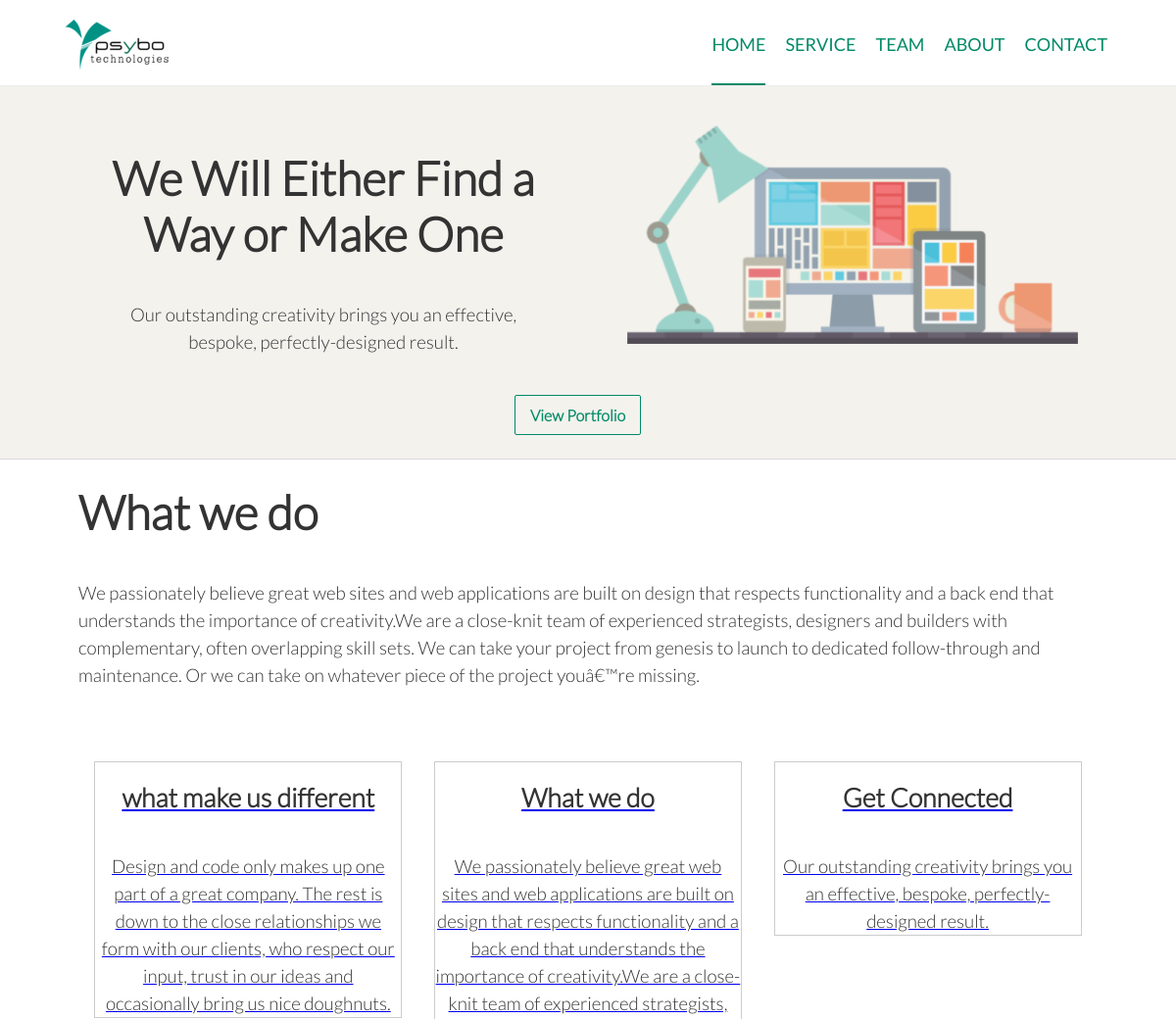
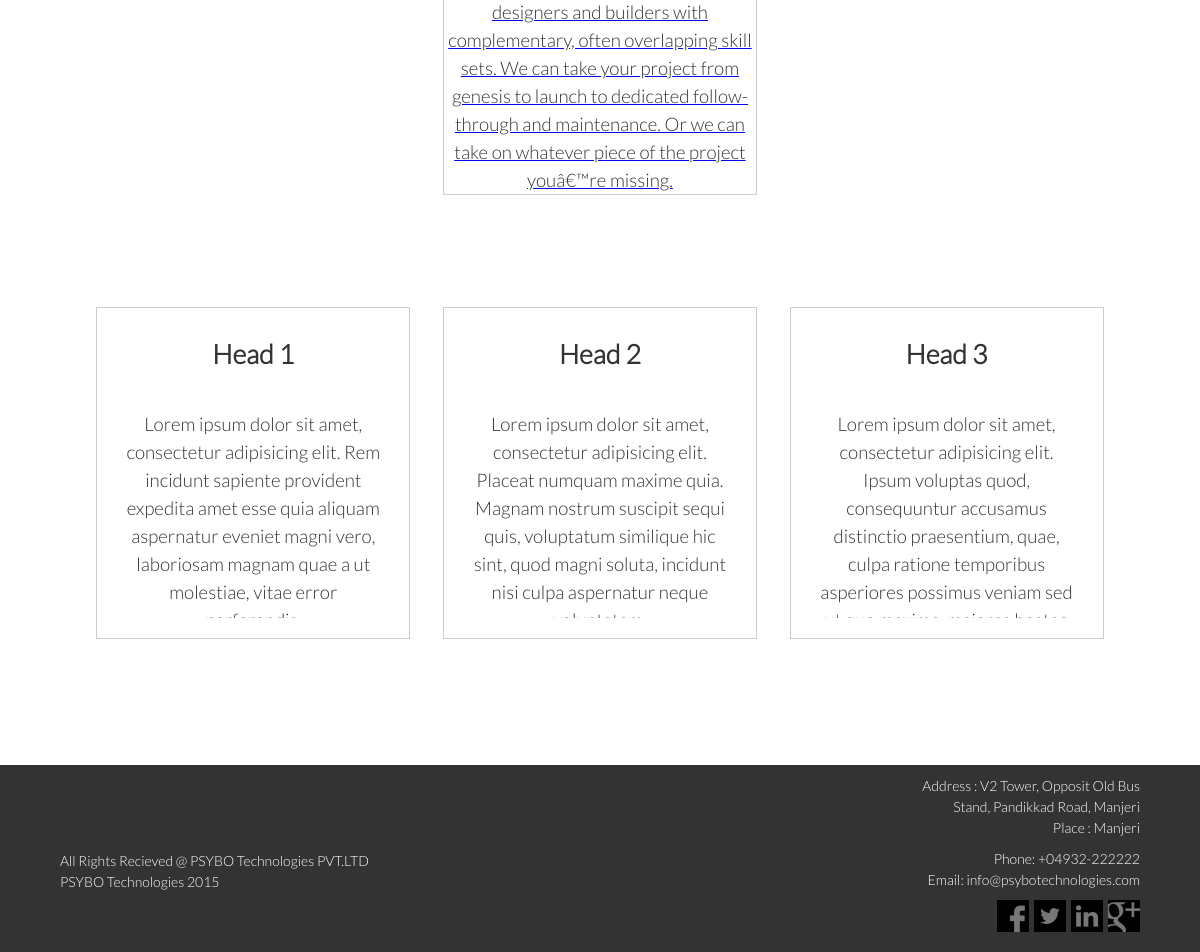
The page / on the database its author committed (2 pictures, top to bottom).
### tables this page shows
CREATE TABLE `headings` (
  `id` int(11) NOT NULL AUTO_INCREMENT,
  `name` varchar(45) NOT NULL,
  `title` varchar(100) DEFAULT NULL,
  `description` varchar(500) DEFAULT NULL,
  `secDescription` varchar(500) DEFAULT NULL,
  PRIMARY KEY (`id`)
);

CREATE TABLE `subHeadings` (
  `id` int(11) NOT NULL AUTO_INCREMENT,
  `name` varchar(45) NOT NULL,
  `title` varchar(100) DEFAULT NULL,
  `description` varchar(500) DEFAULT NULL,
  `files_id` int(11) NOT NULL,
  `link` varchar(55) DEFAULT NULL,
  PRIMARY KEY (`id`),
  KEY `fk_service_files1_idx` (`files_id`),
  CONSTRAINT `fk_service_files1` FOREIGN KEY (`files_id`) REFERENCES `files` (`id`) ON DELETE NO ACTION ON UPDATE NO ACTION
);

### Database.php (called while the page is built, shortened)
<?php
class Database
{
	private $host='';
	private $user='';
	private $password='';
	private $database='';
	private $condb="";
	function __construct($host,$user,$password,$database)
	{
		$this->host=$host;
		$this->user=$user;
		$this->password=$password;
		$this->database=$database;
	}
	public function connect()
	{
		$this->condb = new mysqli($this->host,$this->user,$this->password,$this->database);
	}
	public function select($table,$fields,$where)
	{
		$fields=implode(',',$fields);
		$select="SELECT ";
		if ($fields==null)
		{
			$select.="* FROM ".$table;
		}
		else
		{
			$select.=$fields." FROM ".$table;
		}
		if($where != null)
		{
			$select.=" WHERE ".$where[0]." = ";
			if (is_string($where[1]))
				$select.="'".$where[1]."'";
			else
				$select.=$where[1];
		}
		$query=mysqli_query($this->condb,$select);
		$recset = array();
		while ($rec=mysqli_fetch_array($query))
			array_push($recset, $rec);
		return $recset;
	}
}
?>

### index.php (the view, shortened to what this page needs)
<?php
	include_once 'Database.php';
	$objdb = new Database('localhost', 'root', 'asd', 'psybo-db');
	$result = $objdb->select('headings',array(),array('name', 'home'));
	$resultWedo = $objdb->select('subHeadings', array(), array('name', 'wedo'));
 ?>
<!DOCTYPE html>
<html lang="en">
<head>
	<link rel="stylesheet" href="css/normalize.css">
	<link rel="stylesheet" href="css/theme.css">
	<link rel="stylesheet" href="css/responsive.css">
</head>
<body>
	<header>
		<div class="container">
			<div class="logo">
				<a href="index.php"><img src="img/logo.png" alt="Psybo Logo"></a>
			</div>
			<nav class="nav-menu">
				<ul class="navigation-links">
					<li class="active"><a href="index.php">HOME</a></li>
					<li><a href="service.php">SERVICE</a></li>
					<li><a href="team.php">TEAM</a></li>
					<li><a href="about.php">ABOUT</a></li>
					<li><a href="contact.php">CONTACT</a></li>
				</ul>
			</nav>
		</div>
	</header>
	<section id="frame" class="display-frame">
		<div class="container">
			<div class="div-span">
				<div class="node">
					<h2>We Will Either Find a Way or Make One</h2>
					<p>Our outstanding creativity brings you an effective, bespoke, perfectly-designed result.</p>
				</div>
				<div class="node">
					<p>
						<img src="img/design.png" alt="">
					</p>
				</div>
			</div>
			<div class="link-page">
				<a href="portfolio.php" class="link-button">View Portfolio</a>
			</div>
		</div>
	</section>
	<section>
		<div class="container">
			<div class="who-we-are">
				<h2><?php  foreach ($result[0] as $key => $value) {
						if ($key == 'title' and is_string($key))
						{
							echo $value;
						}
					}?>
				</h2>
				<p>
					<?php foreach ($result[0] as $key => $value) {
						if ($key == 'description' and is_string($key))
						{
							echo $value;
						}
					} ?>
				</p>
			</div>
	   		<ul class="what-wedo">
	   		<?php  foreach ($resultWedo as $key => $value){
	   		?>
	   			<li class="list-wedo">
			   		<div class="grid">
		   				<a href="service.php">
			   				<h3>
			   					<?php  foreach ($value as $key => $val) {
									if ($key == 'title' and is_string($key))
									 	{
									 	echo $val;
									 }
								}?>
			   				</h3>
			   				<p>
			   					<?php  foreach ($value as $key => $val) {
									if ($key == 'description' and is_string($key))
										{
										echo $val;
									}
								}?>
			   				</p>
		   				</a>
				   	</div>
	   			</li>
	   			<?php } ?>
	   		</ul>
	   		<ul class="what-wedo">
	   			<li class="list-wedo">
	   					<div class="grid">
	   						<div class="word-box">
	   							<h3>Head 1</h3>
	   							<p>Lorem ipsum dolor sit amet, consectetur adipisicing elit. Rem incidunt sapiente provident expedita amet esse quia aliquam aspernatur eveniet magni vero, laboriosam magnam quae a ut molestiae, vitae error perferendis.</p>
	   						</div>
	   					</div>
	   			</li>
	   			<li class="list-wedo">
	   					<div class="grid">
	   						<div class="word-box">
	   							<h3>Head 2</h3>
	   							<p>Lorem ipsum dolor sit amet, consectetur adipisicing elit. Placeat numquam maxime quia. Magnam nostrum suscipit sequi quis, voluptatum similique hic sint, quod magni soluta, incidunt nisi culpa aspernatur neque voluptatem.</p>
	   						</div>
   						</div>
	   			</li>
	   			<li class="list-wedo">
	   					<div class="grid">
	   						<div class="word-box">
	   							<h3>Head 3</h3>
	   							<p>Lorem ipsum dolor sit amet, consectetur adipisicing elit. Ipsum voluptas quod, consequuntur accusamus distinctio praesentium, quae, culpa ratione temporibus asperiores possimus veniam sed ut quo maxime, maiores beatae omnis modi.</p>
	   						</div>
   						</div>
	   			</li>
	   		</ul>
		</div>
	</section>
	<?php include 'footer.php'; ?>
</body>
</html>

### css/theme.css (style rules this page uses)
body { font-family: Lato-Light; }
h2 { font-family: Lato-light; color: #333; font-size: 36pt; margin-top: 25px; padding: 0; }
h3 { font-family: Lato-light; font-size: 20pt; margin: 10px 0; padding: 0; color: #333; }
p { font-family: Lato-light; font-size: 14pt; line-height: 1.5; font-weight: 300; color: #333; }
section { position: relative; width: 100%; float: left; padding-bottom: 20px; }
header { position: relative; float: left; width: 100%; border-bottom: 1px solid #eee; }
.logo { position: relative; float: left; width: 120px; margin-top: 10px; }
.logo a { display: block; }
.nav-menu { float: right; overflow: hidden; }
.navigation-links { width: 100%; float: left; margin: 0; padding: 0; background-color: transparent; text-align: center; }
.navigation-links li { cursor: pointer; list-style: none; float: left; box-sizing: border-box; display: inline-block; padding: 0 10px; }
.navigation-links li a { display: block; font-family: Lato; padding-top: 0 10px; padding-bottom: 5px; font-size: 18px; text-decoration: none; color: #008a67; height: 80px; line-height: 90px; }
.navigation-links li.active a { border-bottom: 2px solid #008a67; }
.container { position: relative; width: 1280px; max-width: 90%; overflow: hidden; margin: 0 auto; }
.display-frame { width: 100%; padding-bottom: 2%; background-color: #f4f2ed; border-bottom: 1px solid #d9d9de; }
.div-span { width: 100%; box-sizing: border-box; float: left; }
.node { width: 50%; float: left; box-sizing: border-box; padding: 40px; }
.node img { max-width: 100%; }
.node h2, .node p { text-align: center; }
.node p { margin: 0; }
.link-page { width: 150px; margin: 0 auto; }
.link-button { float: left; text-decoration: none; color: #008a67; padding: 10px 15px; background-color: transparent; border: 1px solid #008a67; font-weight: bold; transition: all 0.3s ease; border-radius: 2px; }
.who-we-are { float: left; box-sizing: border-box; padding: 0 20px; }
.who-we-are p { line-height: 1.5; }
.what-wedo { list-style: none; text-align: center; float: left; width: 100%; box-sizing: border-box; padding: 10px 20px; }
.list-wedo { width: 33.33%; float: left; box-sizing: border-box; display: inline-block; box-sizing: border-box; padding: 30px 0; }
.grid { width: 90%; margin: 0 auto; border: 1px solid #ccc; overflow: hidden; }
.grid h3 { margin: 20px 0 0; }
.grid p { margin: 40px 0 0; }
.word-box { height: 290px; text-decoration: none; padding: 10px 25px; display: block; color: #333; margin-bottom: 20px; overflow: hidden; }

### css/responsive.css (style rules this page uses)
* { -webkit-transition: all 0.4s ease; -moz-transition: all 0.4s ease; -ms-transition: all 0.4s ease; -o-transition: all 0.4s ease; transition: all 0.4s ease; }
.navigation-links li a { -webkit-transition: unset; -moz-transition: unset; -ms-transition: unset; -o-transition: unset; transition: unset; }
@media screen and (min-width: 992px) { .container { overflow: unset; } }

### rows shown on the page
headings: title "What we do", description "We passionately believe great web sites and web applications are built on design that respects functionality and a back end that understands the importance of creativity.We are a close-knit team of experienced strategists, designers and builders with complementary, often overlapping skill sets. We can take your project from genesis to launch to dedicated follow-through and maintenance. Or we can take on whatever piece of the project youâ€™re missing."
subheadings: title "what make us different", description "Design and code only makes up one part of a great company. The rest is down to the close relationships we form with our clients, who respect our input, trust in our ideas and occasionally bring us nice doughnuts."
subheadings: title "What we do", description "We passionately believe great web sites and web applications are built on design that respects functionality and a back end that understands the importance of creativity.We are a close-knit team of experienced strategists, designers and builders with complementary, often overlapping skill sets. We can take your project from genesis to launch to dedicated follow-through and maintenance. Or we can take on whatever piece of the project youâ€™re missing."
subheadings: title "Get Connected", description "Our outstanding creativity brings you an effective, bespoke, perfectly-designed result."
